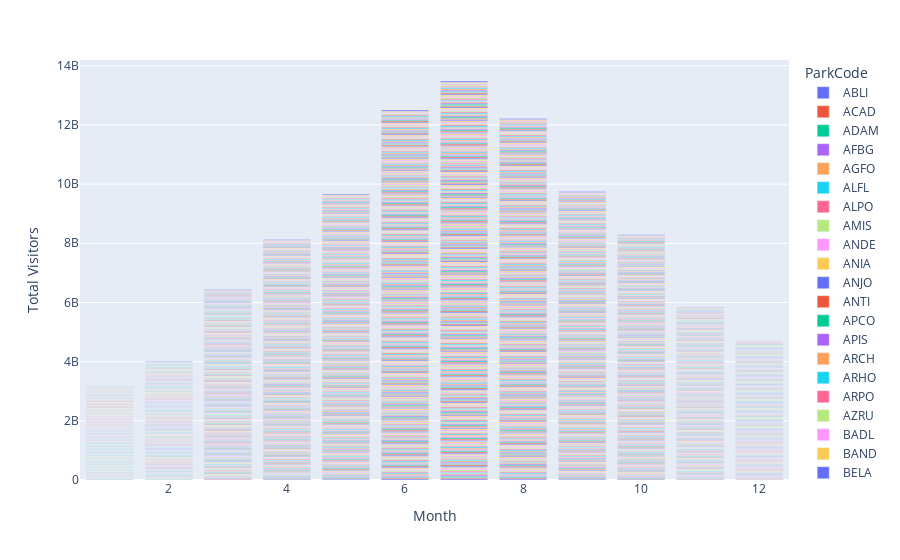

Write notebook code for a chart like this one.
### Code cell
df = Final_Data
fig = px.bar(df, x="Month", y="Total Visitors",color="ParkCode", hover_name="State Code")
fig.show()

# df = visitor_pop_df
# fig = px.scatter(df, x="Month", y="Visitors",color="UnitCode", hover_name="Park", size="Visitors", 
#   hover_data=['UnitCode'])
# fig.show()
